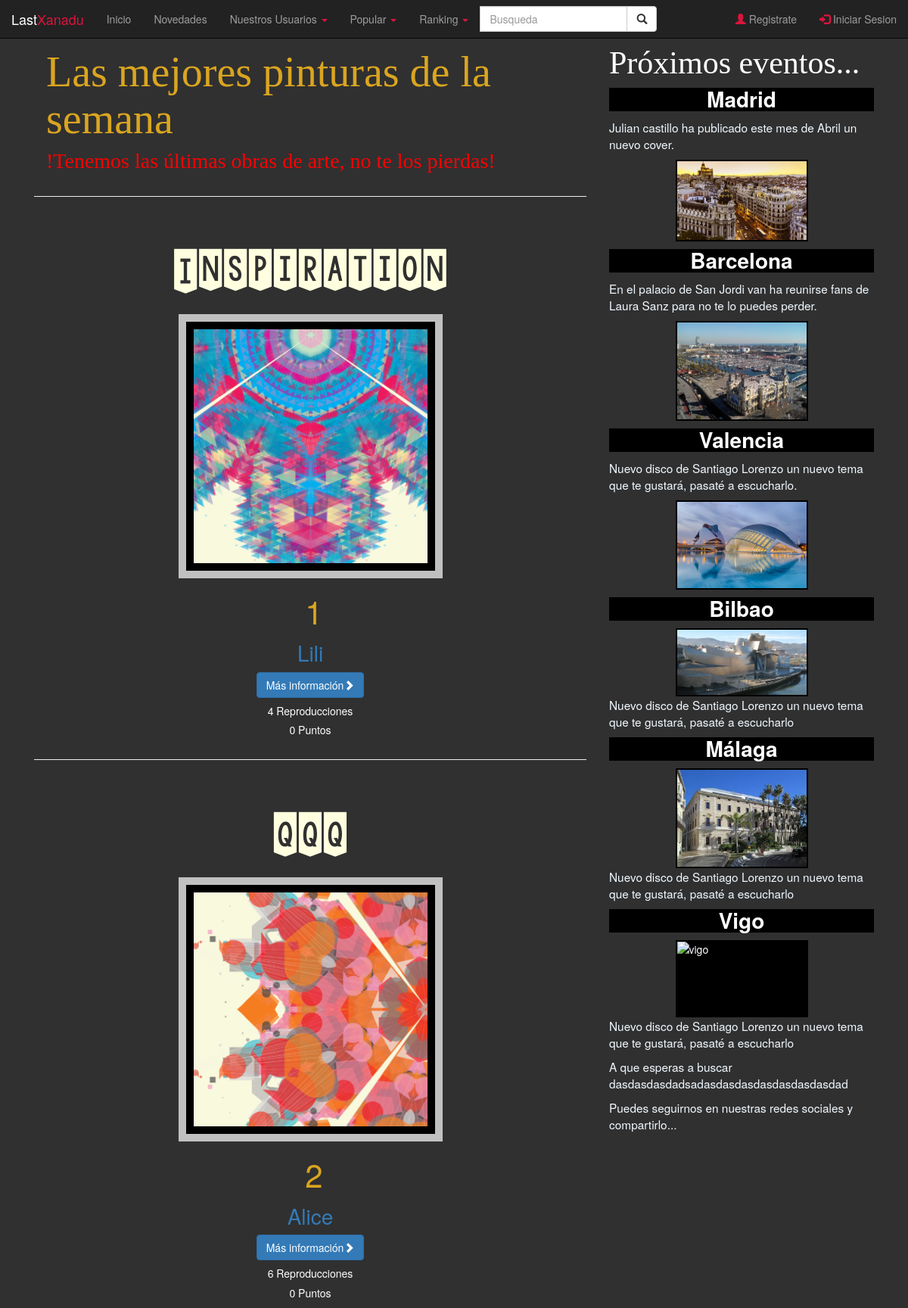
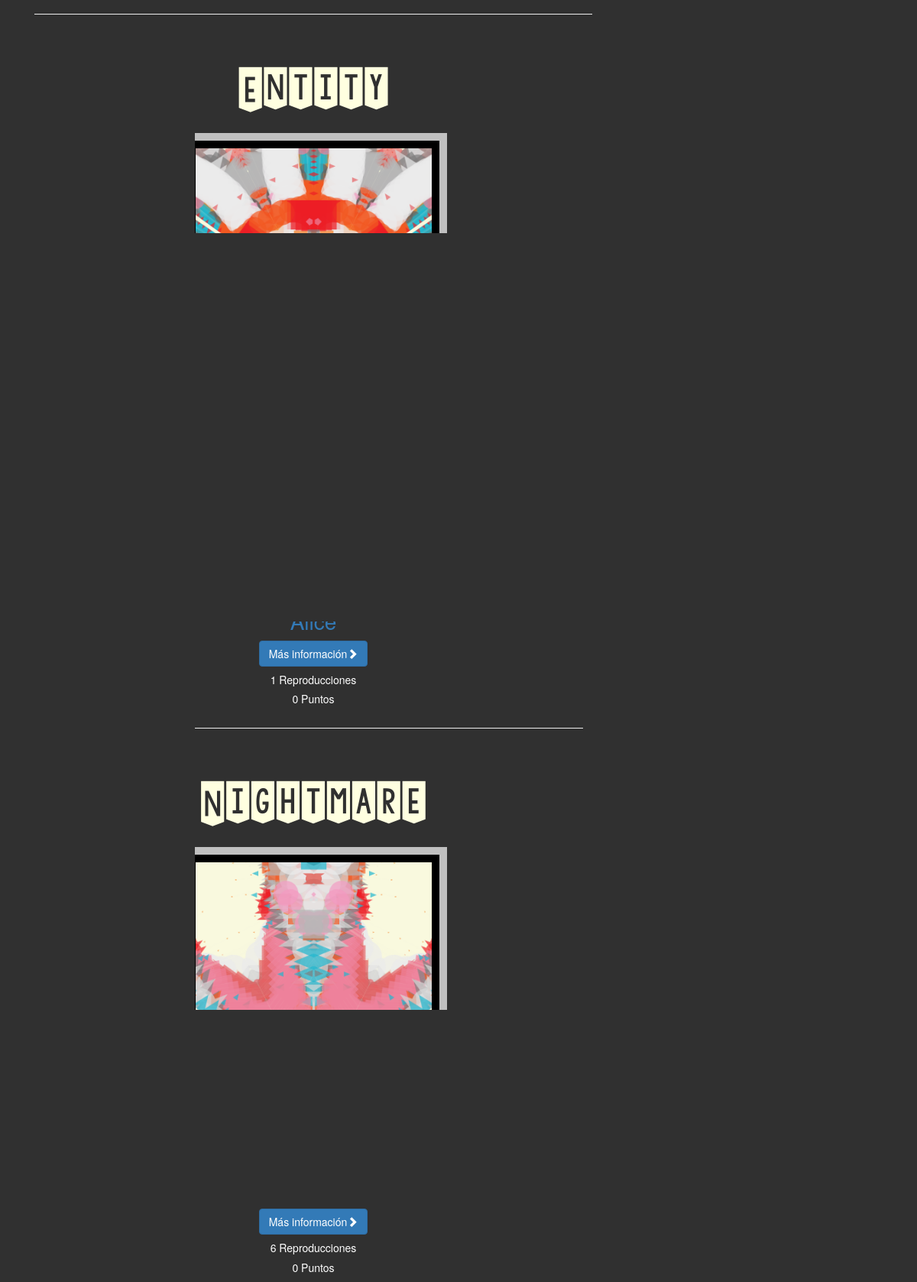
The app's page /rankingI.php (upper part) with its own data (2 pictures, top to bottom).
### tables this page shows
CREATE TABLE IF NOT EXISTS `users` (
  `user_id` int(11) NOT NULL AUTO_INCREMENT,
  `user_name` varchar(20) NOT NULL,
  `user_avatar` varchar(255) NOT NULL,
  `user_description` varchar(500) NOT NULL,
  `user_type` enum('Illustrator','Composer','Admin') NOT NULL,
  `user_following` text NOT NULL,
  `user_followers` text NOT NULL,
  `user_email` varchar(40) NOT NULL,
  `user_pass` varchar(255) NOT NULL,
  `user_favourites` text NOT NULL,
  PRIMARY KEY (`user_id`)
);

CREATE TABLE IF NOT EXISTS `posts` (
  `post_id` int(11) NOT NULL AUTO_INCREMENT,
  `post_type` enum('Song','Picture') NOT NULL,
  `post_owner` int(11) NOT NULL,
  `post_title` varchar(40) NOT NULL,
  `post_description` varchar(500) NOT NULL,
  `post_tags` varchar(255) NOT NULL,
  `post_song` varchar(255) NOT NULL,
  `post_illust` varchar(255) NOT NULL,
  `post_views` int(11) NOT NULL,
  `post_favourites` int(11) NOT NULL,
  `post_flags` int(11) NOT NULL,
  `post_date` timestamp NOT NULL DEFAULT CURRENT_TIMESTAMP,
  PRIMARY KEY (`post_id`),
  KEY `emisor` (`post_owner`),
  KEY `receptor` (`post_title`)
);

### rankingI.php (the view, shortened to what this page needs)
<!DOCTYPE html>
<html lang="es">
<head>
    <link rel="stylesheet" href="https://maxcdn.bootstrapcdn.com/bootstrap/3.3.7/css/bootstrap.min.css">
    <link rel="stylesheet" type="text/css" href="css/ranking.css">
</head>
<body>
    <?php require "includes/navbar.php";
		require ("includes/db.php");
	?>
    <div class="container">
		<div class="col-sm-8">
		<div class="row">
             <div class="col-lg-12">
                <h3 id="titulo">Las mejores pinturas de la semana </h3>
                	<h4 id="rojo">&#33;Tenemos las &uacute;ltimas obras de arte, no te los pierdas!</h4>
            </div>
        </div>
         <hr/>
            <?php
            $consulta = "SELECT * FROM users, posts where users.user_id=posts.post_owner and posts.post_type='Picture' order by posts.post_favourites DESC limit 10";
            $resultado = $mysqli->query($consulta) or die ($mysqli->error."en la linea".(__LINE__-1));
            $cont = 1;
            while ($row = $resultado->fetch_assoc()){
            	echo '<div class="row">
						<p class="centrar titulobonito">'.$row["post_title"].'</p>
						<div class="col-xs-12 col-sm-12 col-md-12">
							<img class="ilust" src="'.$row["post_illust"].'" alt="imagen de musica">
						</div>
						<div class="col-xs-12 col-sm-12 col-md-12">
		                <div class="centrar">
		                    <div class="top">'.$cont.'</div>
							<h4><a href="user.php?id='.$row["user_id"].'">'.$row["user_name"].'</a></h4>
							    <a class="btn btn-primary" href="illust.php?id='.$row["post_id"].'">Más información<span class="glyphicon glyphicon-chevron-right"></span></a>
								<h5>'.$row["post_views"].' Reproducciones</h5>
		                        <h5>'.$row["post_favourites"].' Puntos</h5>
		                    </div>
						</div>
					 </div>';
            	echo '<hr>';
            	$cont++;
            }
            ?>
                </div>
                <div id="cabecera" class="col-xs-12 col-sm-12 col-md-4 col-lg-4">
                     <div>
                       <h3 id="acont">Pr&oacute;ximos eventos...</h3>
                        <h4 class="headercomentario">Madrid</h4>
                        <p>Julian castillo ha publicado este mes de Abril un nuevo cover.</p>
                        <img class="ilustbarralateral" alt="madrid" src="img/madrid.jpg" height="200" width="350">
                        <h4 class="headercomentario">Barcelona</h4>
                        <p>En el palacio de San Jordi van ha reunirse fans de Laura Sanz para no te lo puedes perder.</p>
                        <img class="ilustbarralateral" alt="barcelona" src="img/barcelona.jpg" height="200" width="350">
                        <h4 class="headercomentario">Valencia</h4>
                        <p>Nuevo disco de Santiago Lorenzo un nuevo tema que te gustar&aacute;, pasat&eacute; a escucharlo.</p>
                        <img class="ilustbarralateral" alt="valencia" src="img/valencia.jpg" height="200" width="350">
                        <h4 class="headercomentario">Bilbao</h4>
                        <img class="ilustbarralateral" alt="bilbao" src="img/bilbao.jpg" height="200" width="350">
                        <p>Nuevo disco de Santiago Lorenzo un nuevo tema que te gustar&aacute;, pasat&eacute; a escucharlo</p>
                        <h4 class="headercomentario">Málaga</h4>
                        <img class="ilustbarralateral" alt="malaga" src="img/malaga.jpg" height="200" width="350">
                        <p>Nuevo disco de Santiago Lorenzo un nuevo tema que te gustar&aacute;, pasat&eacute; a escucharlo</p>
                        <h4 class="headercomentario">Vigo</h4>
                        <img class="ilustbarralateral" alt="vigo" src="img/vigo.jpg" height="200" width="350">
                        <p>Nuevo disco de Santiago Lorenzo un nuevo tema que te gustar&aacute;, pasat&eacute; a escucharlo</p>
                        <p>A que esperas a buscar dasdasdasdadsadasdasdasdasdasdasdasdad</p>
                        <p>Puedes seguirnos en nuestras redes sociales y compartirlo...</p>
                    </div>
                </div>
            </div>
</body>
</html>

### css/ranking.css (style rules this page uses)
body { background: url('../img/silkbrush8.png'); background-repeat: space; background-color: #303030; background-attachment: fixed; color: white; }
#titulo { font-size: 4em; font-family: fantasy; color: #DAA520; }
div h4 { font-size: 2em; }
div p { font-size: 1.1em; color: #F0F8FF; }
.row { margin: 1px; margin-top: 45px; }
.headercomentario { background: #000000; text-align: center; font-weight: bold; }
#cabecera { margin-top: 40px; }
.top { padding-top: 13px; color:#DAA520; font-size: 3em; margin: 0px 0px 10px 10px; }
#rojo { font-family: fantasy; color: red; }
#acont { font-size: 3em; font-family: "Times New Roman", Georgia, serif; color: white; }
.centrar { text-align:center; }
.ilust { display: block; margin: auto; background-color: black; width: 50%; height: auto; border: silver 10px solid; padding: 10px; text-align: justify; }
.ilustbarralateral { display: block; margin: auto; background-color: black; width: 50%; height: auto; border: #000000 2px solid; }
.titulobonito { color:#FFFFE0; font-size: 5em; font-family:KGChasingCars; }

### records on screen
users: posts.post_title "Inspiration", posts.post_illust (picture), user_name "Lili", posts.post_views "4", posts.post_favourites "0"
users: posts.post_title "QQQ", posts.post_illust (picture), user_name "Alice", posts.post_views "6", posts.post_favourites "0", posts.post_title "Entity", posts.post_views "1", posts.post_title "Nightmare"
